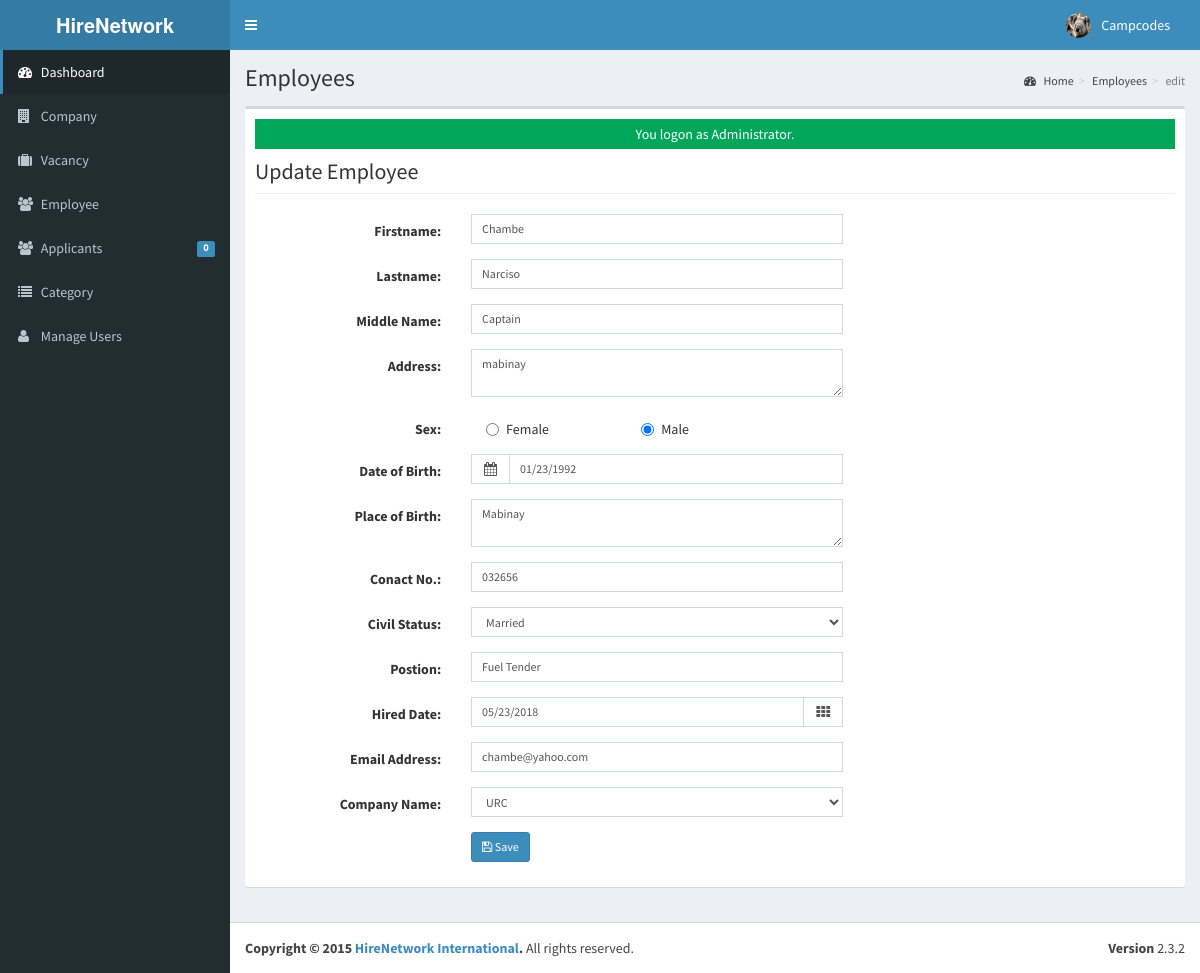
Screenshot of /admin/employee/index.php?view=edit&id=2018001 (signed in) with the database file from the repository.
### tables this page shows
CREATE TABLE `tblusers` (
  `USERID` varchar(30) NOT NULL,
  `FULLNAME` varchar(40) NOT NULL,
  `USERNAME` varchar(90) NOT NULL,
  `PASS` varchar(90) NOT NULL,
  `ROLE` varchar(30) NOT NULL,
  `PICLOCATION` varchar(255) NOT NULL
);

CREATE TABLE `tblemployees` (
  `INCID` int(11) NOT NULL,
  `EMPLOYEEID` varchar(30) NOT NULL,
  `FNAME` varchar(50) NOT NULL,
  `LNAME` varchar(50) NOT NULL,
  `MNAME` varchar(50) NOT NULL,
  `ADDRESS` varchar(90) NOT NULL,
  `BIRTHDATE` date NOT NULL,
  `BIRTHPLACE` varchar(90) NOT NULL,
  `AGE` int(11) NOT NULL,
  `SEX` varchar(30) NOT NULL,
  `CIVILSTATUS` varchar(30) NOT NULL,
  `TELNO` varchar(40) NOT NULL,
  `EMP_EMAILADDRESS` varchar(90) NOT NULL,
  `CELLNO` varchar(30) NOT NULL,
  `POSITION` varchar(50) NOT NULL,
  `WORKSTATS` varchar(90) NOT NULL,
  `EMPPHOTO` varchar(255) NOT NULL,
  `EMPUSERNAME` varchar(90) NOT NULL,
  `EMPPASSWORD` varchar(125) NOT NULL,
  `DATEHIRED` date NOT NULL,
  `COMPANYID` int(11) NOT NULL
);

### admin/employee/edit.php (the view, shortened to what the rows shown need)
<?php
 @$empid = $_GET['id'];
  $employee = New Employee();
  $emp = $employee->single_employee($empid);
 ?>
       <div class="center wow fadeInDown">
             <h2 class="page-header">Update Employee</h2>
        </div>
                 <form class="form-horizontal span6" action="controller.php?action=edit" method="POST">
                 <div class="form-group">
                      <div class="col-md-8">
                        <div class="col-md-8">
                           <input class="form-control input-sm" id="FNAME" name="FNAME" placeholder=
                              "Firstname" type="text" value="<?php echo $emp->FNAME;?>"   autocomplete="off">
                        </div>
                      </div>
                    </div>
                    <div class="form-group">
                      <div class="col-md-8">
                        <div class="col-md-8">
                          <input  class="form-control input-sm" id="LNAME" name="LNAME" placeholder=
                              "Lastname"   value="<?php echo $emp->LNAME;?>"    autocomplete="off">
                          </div>
                      </div>
                    </div>
                    <div class="form-group">
                      <div class="col-md-8">
                        <div class="col-md-8">
                          <input  class="form-control input-sm" id="MNAME" name="MNAME" placeholder=
                              "Middle Name"   value="<?php echo $emp->MNAME;?>"     autocomplete="off">
                        </div>
                      </div>
                    </div>
                   <div class="form-group">
                    <div class="col-md-8">
                      <div class="col-md-8">
                         <textarea class="form-control input-sm" id="ADDRESS" name="ADDRESS" placeholder=
                            "Address" type="text" value="" required   autocomplete="off"><?php echo $emp->ADDRESS;?></textarea>
                      </div>
                    </div>
                  </div>
                  <div class="form-group">
                    <div class="col-md-8">
                      <div class="col-md-8">
                        <div class="input-group">
                            <span class="input-group-addon">
                             <i class="fa fa-calendar"></i>
                            </span>
                             <input class="form-control input-sm date_picker" id="BIRTHDATE" name="BIRTHDATE" placeholder="Date of Birth" type="text"    value="<?php echo date_format(date_create($emp->BIRTHDATE),'m/d/Y');?>" required  autocomplete="off">
                        </div>
                      </div>
                    </div>
                  </div>
                    <div class="form-group">
                                <div class="col-md-8">
                                  <div class="col-md-8">
                                     <textarea class="form-control input-sm" id="BIRTHPLACE" name="BIRTHPLACE" placeholder=
                                        "Place of Birth" type="text" value="" required
                                        autocomplete="off"><?php echo $emp->BIRTHPLACE;?></textarea>
                                  </div>
                                </div>
                              </div>
                             <div class="form-group">
                              <div class="col-md-8">
                                <div class="col-md-8">
                                   <input class="form-control input-sm" id="TELNO" name="TELNO" placeholder=
                                      "Conact No." type="text" any value="<?php echo $emp->TELNO;?>" required   autocomplete="off">
                                </div>
                              </div>
                            </div>
                            <div class="form-group">
                              <div class="col-md-8">
                                <div class="col-md-8">
                                   <input class="form-control input-sm" id="POSITION" name="POSITION" placeholder=
                                      "Postion" type="text" any value="<?php echo $emp->POSITION;?>" required   autocomplete="off">
                                </div>
                              </div>
                            </div>
                            <div class="form-group">
                              <div class="col-md-8">
                                <div class="col-md-8">
                                    <div class="input-group date  " data-provide="datepicker" data-date="2012-12-21T15:25:00Z">
                                   <input type="input" class="form-control input-sm date_picker" id="HIREDDATE" name="EMP_HIREDDATE" placeholder="mm/dd/yyyy"   autocomplete="false" value="<?php echo date_format(date_create($emp->DATEHIRED),'m/d/Y'); ?>"/>
                                     <span class="input-group-addon"><i class="fa fa-th"></i></span>
                                 </div>
                                </div>
                              </div>
                            </div>
                            <div class="form-group">
                              <div class="col-md-8">
                                <div class="col-md-8">
                                   <input type="Email" class="form-control input-sm" id="EMP_EMAILADDRESS" name="EMP_EMAILADDRESS" placeholder="Email Address"   autocomplete="false" value="<?php echo  $emp->EMP_EMAILADDRESS; ?>"/>
                                </div>
                              </div>
                            </div>
        </form>

### admin/theme/templates.php (shortened to what the rows shown need)
<!DOCTYPE html>
<html>
    <head>
        <link rel="stylesheet" href="<?php echo web_root;?>bootstrap/css/bootstrap.min.css">
        <link rel="stylesheet" href="<?php echo web_root;?>plugins/font-awesome/css/font-awesome.min.css">
        <link rel="stylesheet" href="<?php echo web_root;?>dist/css/AdminLTE.min.css">
        <link rel="stylesheet" href="<?php echo web_root;?>dist/css/skins/_all-skins.min.css">
        <link rel="stylesheet" href="<?php echo web_root;?>plugins/iCheck/flat/blue.css">
        <link rel="stylesheet" href="<?php echo web_root;?>plugins/morris/morris.css">
        <link rel="stylesheet" href="<?php echo web_root;?>plugins/jvectormap/jquery-jvectormap-1.2.2.css">
        <link href="<?php echo web_root; ?>plugins/datepicker/bootstrap-datetimepicker.min.css" rel="stylesheet" media="screen">
        <link rel="stylesheet" href="<?php echo web_root;?>plugins/dataTables/jquery.dataTables.min.css">
        <link rel="stylesheet" href="<?php echo web_root;?>plugins/bootstrap-wysihtml5/bootstrap3-wysihtml5.min.css">
    </head>
 <body class="hold-transition skin-blue fixed sidebar-mini">
<div class="wrapper">
  <header class="main-header">
    <nav class="navbar navbar-static-top" role="navigation">
      <div class="navbar-custom-menu">
        <ul class="nav navbar-nav">
          <?php
              $user = New User();
              $singleuser = $user->single_user($_SESSION['ADMIN_USERID']);
          ?>
          <li class="dropdown user user-menu" style="padding-right: 15px;"  >
            <a href="#" class="dropdown-toggle" data-toggle="dropdown">
              <img src="<?php echo web_root.'admin/user/'. $singleuser->PICLOCATION;?>" class="user-image" alt="User Image">
              <span class="hidden-xs"><?php echo $singleuser->FULLNAME; ?></span>
            </a>
          </li>
        </ul>
      </div>
    </nav>
  </header>
  <div class="content-wrapper">
  <section class="content-header">
      <h1>
        <?php echo isset($title) ? $title : ''; ?>
      </h1>
    </section>
         <section class="content">
          <div class="row">
            <div class="col-xs-12">
              <div class="box">
                <div class="box-body">
              <?php
               require_once $content;
               ?>
             </div>
             </div>
           </div>
         </div>
         </section>
 </div>
    </body>
</html>

### rows the page displays
tblusers: PICLOCATION (picture), FULLNAME "Campcodes"
tblemployees: FNAME "Chambe", LNAME "Narciso", MNAME "Captain", ADDRESS "mabinay", BIRTHDATE "01/23/1992", BIRTHPLACE "Mabinay", TELNO "032656", POSITION "Fuel Tender", EMP_HIREDDATE "05/23/2018", EMP_EMAILADDRESS "chambe@yahoo.com"

### other values shown
$pending->APPL "0"
$title "Employees"
$_GET['view'] "edit"
$_SESSION['message'] "You logon as Administrator."
form field COMPANYID "URC"
